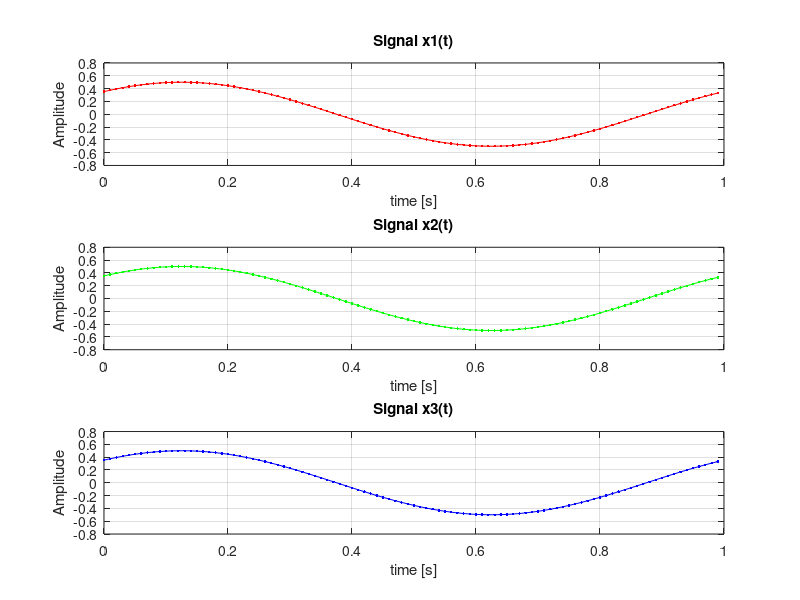
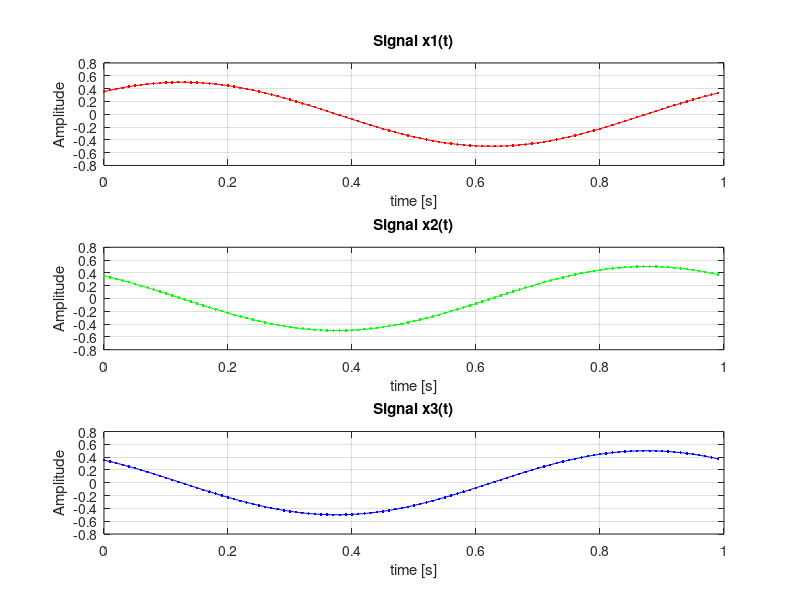
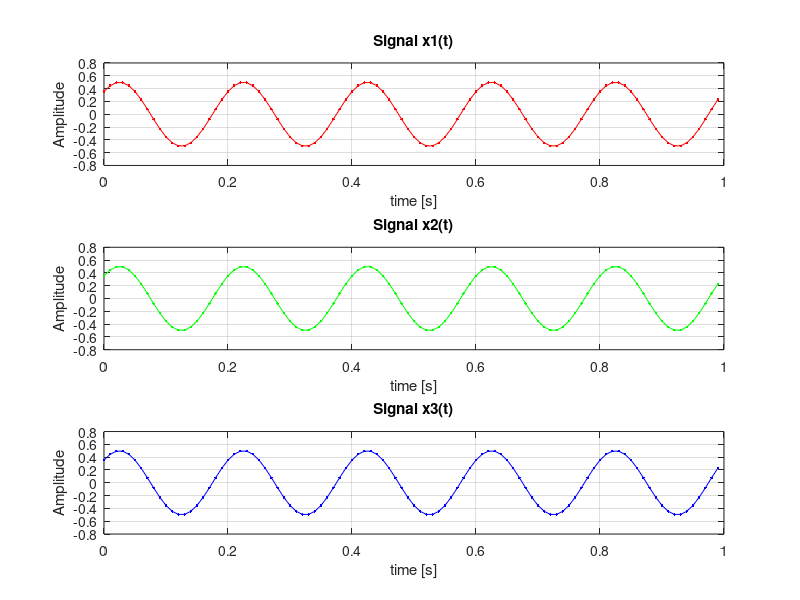
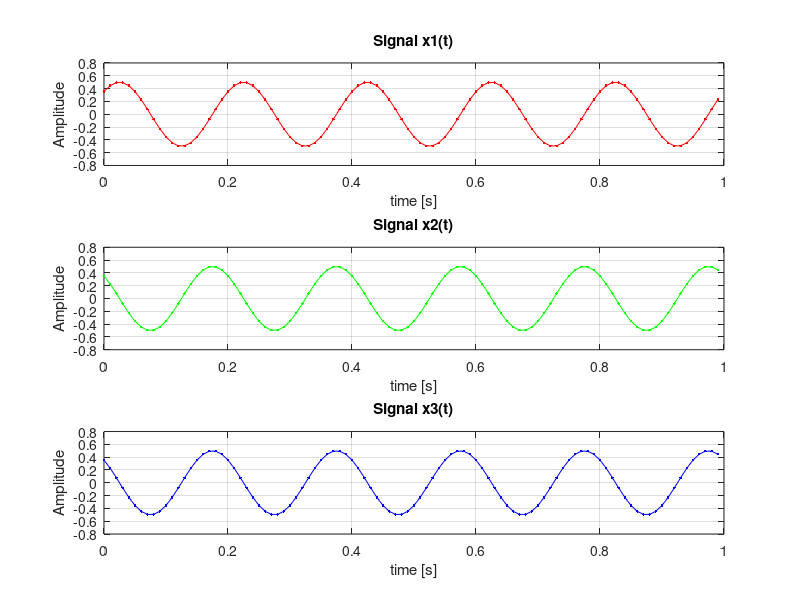

Source code (MATLAB) for these figures, in order:
% dsp01_ex_sine.m
clc; clear all; close all;

fs=100; Nx=100;                 % sampling frequency, number of samples

dt = 1/fs;                      % sampling period

t = dt*(0:Nx-1);                % sampling times (many moments)

A1=0.5; f1=1; p1=pi/4;          % sine: amplitude, frequency and phase
f2=fs+f1; f3=2*fs+f1;

%01

x1 = A1 * sin(2*pi*f1*t+p1);    % sine as a first signal component
 x2 = A1 * sin(2*pi*f2*t+p1); 
  x3 = A1 * sin(2*pi*f3*t+p1); 

    figure(1);
        subplot(3,1,1);
            plot(t,x1,'r.-'); grid; title('Signal x1(t)'); xlabel('time [s]'); ylabel('Amplitude');
        subplot(3,1,2);
            plot(t,x2,'g.-'); grid; title('Signal x2(t)'); xlabel('time [s]'); ylabel('Amplitude');
        subplot(3,1,3);
            plot(t,x3,'b.-'); grid; title('Signal x3(t)'); xlabel('time [s]'); ylabel('Amplitude');

%02
    
f1=1; f2=fs-f1; f3=2*fs-f1;

x1 = A1 * sin(2*pi*f1*t+p1);    
 x2 = A1 * sin(2*pi*f2*t+p1); 
  x3 = A1 * sin(2*pi*f3*t+p1);

     figure(2);
        subplot(3,1,1);
            plot(t,x1,'r.-'); grid; title('Signal x1(t)'); xlabel('time [s]'); ylabel('Amplitude');
        subplot(3,1,2);
            plot(t,x2,'g.-'); grid; title('Signal x2(t)'); xlabel('time [s]'); ylabel('Amplitude');
        subplot(3,1,3);
            plot(t,x3,'b.-'); grid; title('Signal x3(t)'); xlabel('time [s]'); ylabel('Amplitude');

%03

f1 = 5; f2=fs+f1; f3=2*fs+f1;

x1 = A1 * sin(2*pi*f1*t+p1);    
 x2 = A1 * sin(2*pi*f2*t+p1); 
  x3 = A1 * sin(2*pi*f3*t+p1);
     
    figure(3);
        subplot(3,1,1);
            plot(t,x1,'r.-'); grid; title('Signal x1(t)'); xlabel('time [s]'); ylabel('Amplitude');
        subplot(3,1,2);
            plot(t,x2,'g.-'); grid; title('Signal x2(t)'); xlabel('time [s]'); ylabel('Amplitude');
        subplot(3,1,3);
            plot(t,x3,'b.-'); grid; title('Signal x3(t)'); xlabel('time [s]'); ylabel('Amplitude');      
            
%04

f1 = 5; f2=fs-f1; f3=2*fs-f1;

x1 = A1 * sin(2*pi*f1*t+p1);    
 x2 = A1 * sin(2*pi*f2*t+p1); 
  x3 = A1 * sin(2*pi*f3*t+p1);
     
    figure(4);
        subplot(3,1,1);
            plot(t,x1,'r.-'); grid; title('Signal x1(t)'); xlabel('time [s]'); ylabel('Amplitude');
        subplot(3,1,2);
            plot(t,x2,'g.-'); grid; title('Signal x2(t)'); xlabel('time [s]'); ylabel('Amplitude');
        subplot(3,1,3);
            plot(t,x3,'b.-'); grid; title('Signal x3(t)'); xlabel('time [s]'); ylabel('Amplitude');

%05

f1 = 5; f2=fs+f1; f3=2*fs+f1;

x1 = A1 * cos(2*pi*f1*t+p1);    
 x2 = A1 * cos(2*pi*f2*t+p1); 
  x3 = A1 * cos(2*pi*f3*t+p1);
     
    figure(5);
        subplot(3,1,1);
            plot(t,x1,'r.-'); grid; title('Signal x1(t)'); xlabel('time [s]'); ylabel('Amplitude');
        subplot(3,1,2);
            plot(t,x2,'g.-'); grid; title('Signal x2(t)'); xlabel('time [s]'); ylabel('Amplitude');
        subplot(3,1,3);
            plot(t,x3,'b.-'); grid; title('Signal x3(t)'); xlabel('time [s]'); ylabel('Amplitude'); 

%06

f1 = 5; f2=fs-f1; f3=2*fs-f1;

x1 = A1 * cos(2*pi*f1*t+p1);    
 x2 = A1 * cos(2*pi*f2*t+p1); 
  x3 = A1 * cos(2*pi*f3*t+p1);
     
    figure(6);
        subplot(3,1,1);
            plot(t,x1,'r.-'); grid; title('Signal x1(t)'); xlabel('time [s]'); ylabel('Amplitude');
        subplot(3,1,2);
            plot(t,x2,'g.-'); grid; title('Signal x2(t)'); xlabel('time [s]'); ylabel('Amplitude');
        subplot(3,1,3);
            plot(t,x3,'b.-'); grid; title('Signal x3(t)'); xlabel('time [s]'); ylabel('Amplitude');

%07

fs=8000; Nx=3*fs;

dt = 1/fs;

t = dt*(0:Nx-1);

f1=200; f2=fs+f1; f3=2*fs+f1;

x1 = A1 * cos(2*pi*f1*t+p1);    
 x2 = A1 * cos(2*pi*f2*t+p1); 
  x3 = A1 * cos(2*pi*f3*t+p1);

  figure(7);
        subplot(3,1,1);
            plot(t,x1,'r.-'); grid; title('Signal x1(t)'); xlabel('time [s]'); ylabel('Amplitude');
        subplot(3,1,2);
            plot(t,x2,'g.-'); grid; title('Signal x2(t)'); xlabel('time [s]'); ylabel('Amplitude');
        subplot(3,1,3);
            plot(t,x3,'b.-'); grid; title('Signal x3(t)'); xlabel('time [s]'); ylabel('Amplitude');

sound(x1,fs);
pause
sound(x2,fs);
pause
sound(x3,fs);
